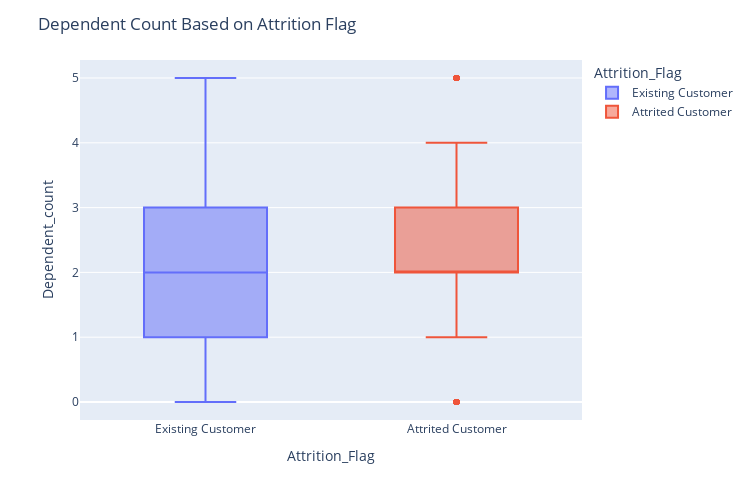

The notebook cell this image was saved under:
### Code cell
fig = px.box(df, x="Attrition_Flag", y="Dependent_count", color="Attrition_Flag", boxmode="overlay")

fig['layout'].update(height=500, width=750, title='Dependent Count Based on Attrition Flag')
fig.update_traces(quartilemethod="inclusive")
fig.show()

### Figure 1 — Plotly figure (JSON) as saved in the notebook; plotly's stock layout.template omitted (floating-point values rounded to 4 significant figures; data arrays with more than 128 entries replaced by an {"elided": "..."} marker saying what was removed)
{"data": [{"alignmentgroup": "True", "hovertemplate": "Attrition_Flag=%{x}<br>Dependent_count=%{y}<extra></extra>", "legendgroup": "Existing Customer", "marker": {"color": "#636efa"}, "name": "Existing Customer", "notched": false, "offsetgroup": "Existing Customer", "orientation": "v", "quartilemethod": "inclusive", "showlegend": true, "type": "box", "x": {"elided": "8500 str values"}, "x0": " ", "xaxis": "x", "y": {"elided": "8500 int values"}, "y0": " ", "yaxis": "y"}, {"alignmentgroup": "True", "hovertemplate": "Attrition_Flag=%{x}<br>Dependent_count=%{y}<extra></extra>", "legendgroup": "Attrited Customer", "marker": {"color": "#EF553B"}, "name": "Attrited Customer", "notched": false, "offsetgroup": "Attrited Customer", "orientation": "v", "quartilemethod": "inclusive", "showlegend": true, "type": "box", "x": {"elided": "1627 str values"}, "x0": " ", "xaxis": "x", "y": {"elided": "1627 int values"}, "y0": " ", "yaxis": "y"}], "layout": {"boxmode": "overlay", "height": 500, "legend": {"title": {"text": "Attrition_Flag"}, "tracegroupgap": 0}, "margin": {"t": 60}, "title": {"text": "Dependent Count Based on Attrition Flag"}, "width": 750, "xaxis": {"anchor": "y", "categoryarray": ["Existing Customer", "Attrited Customer"], "categoryorder": "array", "domain": [0, 1], "title": {"text": "Attrition_Flag"}}, "yaxis": {"anchor": "x", "domain": [0, 1], "title": {"text": "Dependent_count"}}}}
